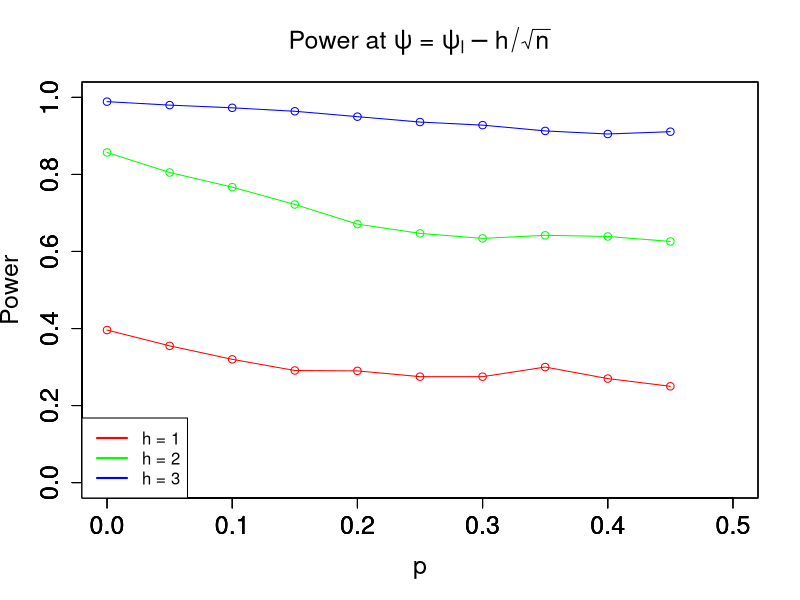
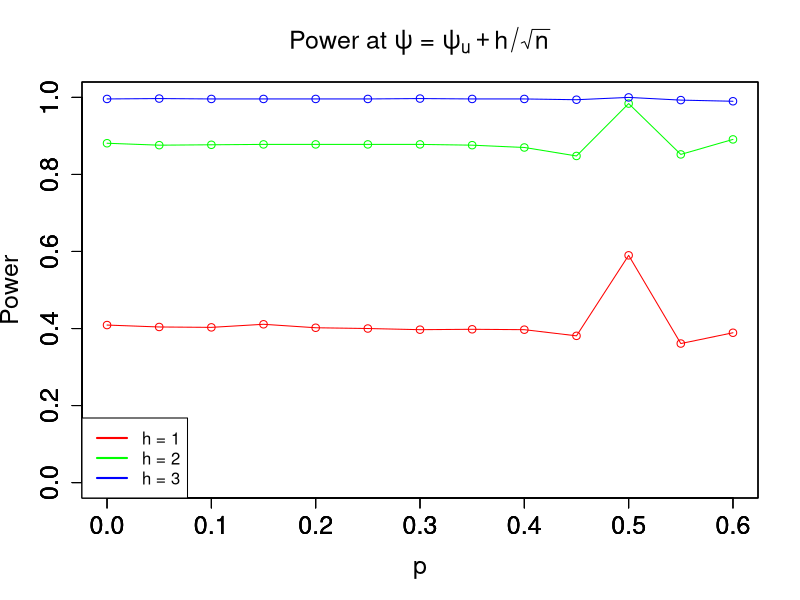

R code for these plots, in order:
p <- c(0,
       0.05,
       0.10,
       0.15,
       0.20,
       0.25,
       0.30,
       0.35,
       0.40,
       0.45,
       0.50,
       0.55,
       0.60)

##Lower bound
h1 <- c(0.396,
        0.355,
        0.320,
        0.291,
        0.290,
        0.275,
        0.275,
        0.300,
        0.270,
        0.250
)

h2 <- c(0.857,
        0.805,
        0.767,
        0.722,
        0.671,
        0.647,
        0.634,
        0.642,
        0.639,
        0.626
)

h3 <- c(0.989,
        0.980,
        0.973,
        0.964,
        0.950,
        0.936,
        0.928,
        0.913,
        0.905,
        0.911
)

pdf("power_at_lower_bound.pdf")
plot(p[1:length(h1)], h1, main = expression(paste("Power at ", psi, " = ", psi[l]- h/sqrt(n))), 
     type = "o", col = "red", xlim = c(0, 0.5), ylim = c(0,1), ylab = "Power", xlab = "p",
     cex.lab = 1.5, cex.main = 1.5, cex.axis = 1.5)
par(new = TRUE)
plot(p[1:length(h2)], h2, type = "o", col = "green", xlim = c(0, 0.5), ylim = c(0,1), ylab = NA, xlab = NA, cex.axis = 1.5)
par(new = TRUE)
plot(p[1:length(h3)], h3, type = "o", col = "blue", xlim = c(0, 0.5), ylim = c(0,1), ylab = NA, xlab = NA, cex.axis = 1.5)

legend("bottomleft", legend = c("h = 1", "h = 2", "h = 3"), lty = 1, lwd = 2, col = c("red", "green", "blue"))
dev.off()

##Upper bound
h1 <- c(0.409,
        0.404,
        0.403,
        0.411,
        0.402,
        0.400,
        0.397,
        0.398,
        0.397,
        0.381,
        0.590,
        0.361,
        0.389
)

h2 <- c(0.881,
        0.876,
        0.877,
        0.878,
        0.878,
        0.878,
        0.878,
        0.876,
        0.870,
        0.848,
        0.984,
        0.852,
        0.891
)

h3 <- c(0.996,
        0.997,
        0.996,
        0.996,
        0.996,
        0.996,
        0.997,
        0.996,
        0.996,
        0.994,
        1,
        0.993,
        0.990
)

pdf("power_at_upper_bound.pdf")
plot(p, h1, main = expression(paste("Power at ", psi, " = ", psi[u] + h/sqrt(n))), 
     type = "o", col = "red", xlim = c(0, 0.6), ylim = c(0,1), ylab = "Power", xlab = "p",
     cex.lab = 1.5, cex.main = 1.5, cex.axis = 1.5)
par(new = TRUE)
plot(p, h2, type = "o", col = "green", xlim = c(0, 0.6), ylim = c(0,1), ylab = NA, xlab = NA, cex.axis = 1.5)
par(new = TRUE)
plot(p, h3, type = "o", col = "blue", xlim = c(0, 0.6), ylim = c(0,1), ylab = NA, xlab = NA, cex.axis = 1.5)

legend("bottomleft", legend = c("h = 1", "h = 2", "h = 3"), lty = 1, lwd = 2, col = c("red", "green", "blue"))
dev.off()